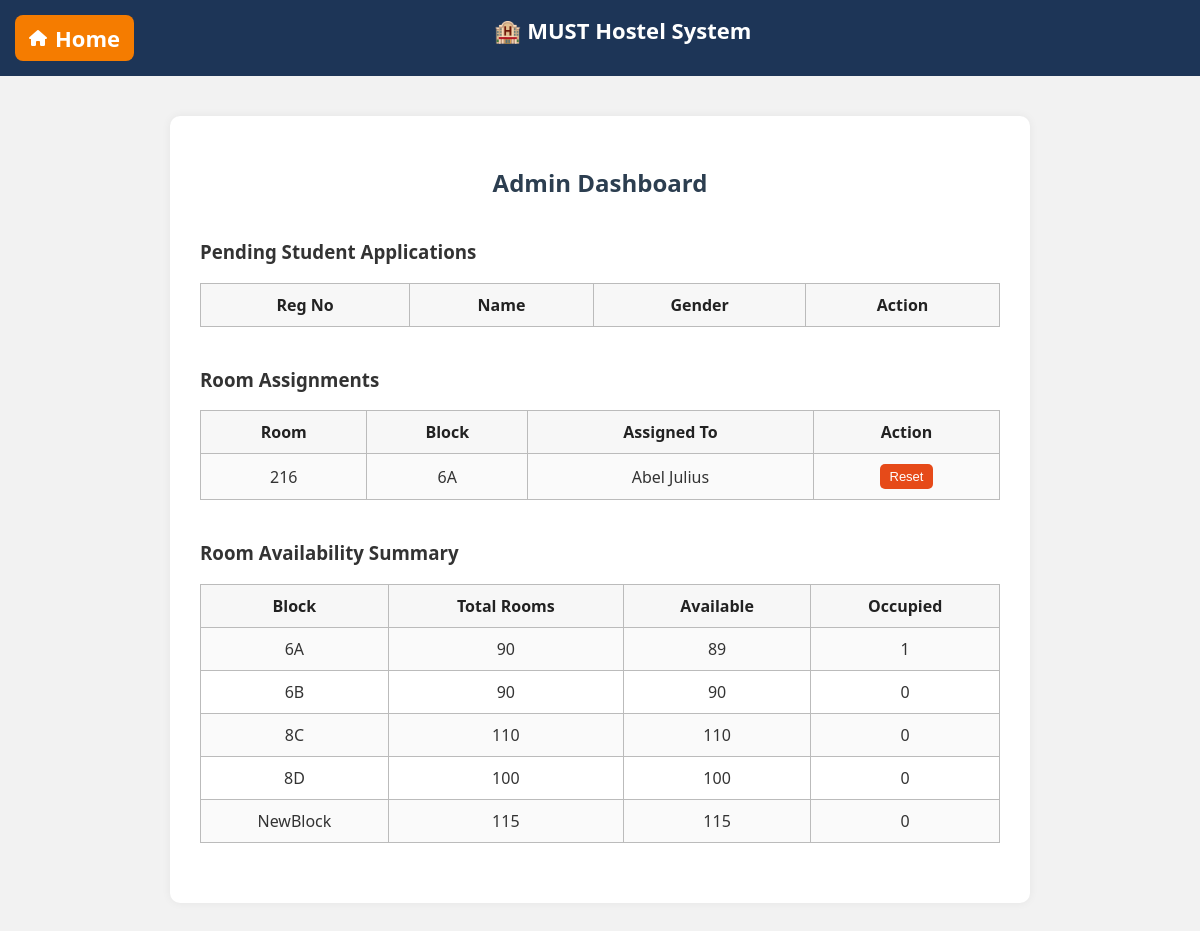
The app's page /admin_dashboard.php (signed in) with its own data.
### tables this page shows
CREATE TABLE `rooms` (
  `id` int(11) NOT NULL,
  `block` varchar(10) NOT NULL,
  `room_no` varchar(10) NOT NULL,
  `gender` enum('Male','Female','Both') NOT NULL,
  `is_taken` tinyint(1) DEFAULT 0,
  `student_id` int(11) DEFAULT NULL
);

CREATE TABLE `students` (
  `id` int(11) NOT NULL,
  `reg_no` varchar(50) NOT NULL,
  `name` varchar(100) NOT NULL,
  `password` varchar(255) NOT NULL,
  `gender` enum('Male','Female') NOT NULL,
  `is_approved` tinyint(1) DEFAULT 0
);

### admin_dashboard.php (the view, shortened to what this page needs)
<?php
include 'db.php';
?>
<!DOCTYPE html>
<html>
<head>
    <link rel="stylesheet" type="text/css" href="css/admin_dashboard.css">
    <link rel="stylesheet" href="https://cdnjs.cloudflare.com/ajax/libs/font-awesome/6.5.0/css/all.min.css">
</head>
<body>
    <div class="header">
    <a href="index.php" class="home-link"><i class="fas fa-home"></i> Home</a>
    <div class="logo">🏨 MUST Hostel System</div>
</div>
    <div class="container">
         <h2>Admin Dashboard</h2>
    <h3>Pending Student Applications</h3>
    <table border="1" cellpadding="5">
        <tr>
            <th>Reg No</th>
            <th>Name</th>
            <th>Gender</th>
            <th>Action</th>
        </tr>
    </table>
    <h3>Room Assignments</h3>
<table border="1" cellpadding="5">
    <tr>
        <th>Room</th>
        <th>Block</th>
        <th>Assigned To</th>
        <th>Action</th>
    </tr>
    <?php
    $stmt = $conn->prepare("SELECT r.id, r.room_no, r.block, s.name
                            FROM rooms r
                            LEFT JOIN students s ON r.student_id = s.id
                            WHERE r.is_taken = 1");
    $stmt->execute();
    $result = $stmt->get_result();
    while ($row = $result->fetch_assoc()):
    ?>
    <tr>
        <td><?php echo $row['room_no']; ?></td>
        <td><?php echo $row['block']; ?></td>
        <td><?php echo $row['name']; ?></td>
        <td>
            <form method="post" action="reset_room.php" onsubmit="return confirm('Unassign this room?');">
                <button type="submit" class="btn btn-reset">Reset</button>
            </form>
        </td>
    </tr>
    <?php endwhile; ?>
</table>
<h3>Room Availability Summary</h3>
<table border="1" cellpadding="5">
    <tr>
        <th>Block</th>
        <th>Total Rooms</th>
        <th>Available</th>
        <th>Occupied</th>
    </tr>
    <?php
    $stmt = $conn->prepare("
        SELECT block,
               COUNT(*) as total,
               SUM(CASE WHEN is_taken = 0 THEN 1 ELSE 0 END) AS available,
               SUM(CASE WHEN is_taken = 1 THEN 1 ELSE 0 END) AS occupied
        FROM rooms
        GROUP BY block
    ");
    $stmt->execute();
    $result = $stmt->get_result();
    while ($row = $result->fetch_assoc()):
    ?>
    <tr>
        <td><?php echo htmlspecialchars($row['block']); ?></td>
        <td><?php echo $row['total']; ?></td>
        <td><?php echo $row['available']; ?></td>
        <td><?php echo $row['occupied']; ?></td>
    </tr>
    <?php endwhile; ?>
</table>
    </div>
</body>
</html>

### css/admin_dashboard.css (style rules this page uses)
body { font-family: "Segoe UI", sans-serif; margin: 0; padding: 0; background-color: #f2f2f2; color: #333; }
.header { width: 100%; background-color: #1d3557; color: white; padding: 15px; text-align: center; font-weight: bold; font-size: 22px; display: inline-flex; }
.home-link { margin-right: 30%; color: white; background-color: #f57c00; padding: 8px 14px; border-radius: 8px; text-decoration: none; font-weight: 600; display: inline-flex; align-items: center; gap: 8px; transition: background-color 0.3s ease, transform 0.2s ease; }
.home-link i { font-size: 16px; }
.container { max-width: 800px; margin: 40px auto; background: white; padding: 30px; border-radius: 10px; box-shadow: 0 0 10px rgba(0, 0, 0, 0.06); }
h2 { color: #2c3e50; text-align: center; margin-bottom: 20px; }
h3 { margin-top: 40px; color: #333; }
table { width: 100%; border-collapse: collapse; margin-top: 10px; margin-bottom: 30px; }
th, td { border: 1px solid #bbb; padding: 10px; text-align: center; }
th { background-color: #f7f7f7; color: #222; font-weight: bold; }
tr:nth-child(even) { background-color: #fafafa; }
button.btn { background-color: #ff5722; color: white; border: none; padding: 6px 12px; font-size: 14px; border-radius: 5px; cursor: pointer; transition: background-color 0.25s ease; }
button.btn-reset { padding: 5px 10px; font-size: 13px; background-color: #e64a19; }

### records on screen
rooms: room_no "216", block "6A", student.name "Abel Julius"

### other values on screen
$row['block'] "6A"
$row['total'] "90"
$row['available'] "89"
$row['occupied'] "1"
$row['block'] "6B"
$row['available'] "90"
$row['occupied'] "0"
$row['block'] "8C"
$row['total'] "110"
$row['available'] "110"
$row['block'] "8D"
$row['total'] "100"
$row['available'] "100"
$row['block'] "NewBlock"
$row['total'] "115"
